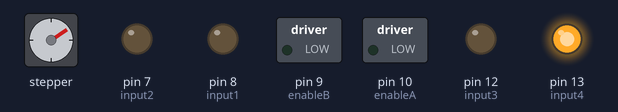
Recording of a sketch running on a simulated Arduino Uno, built with avr-gcc and run on an emulated ATmega328P. On the bench: stepper motor, switched loads named in the sketch (green lamp = pin HIGH), output pins drawn as LEDs (lit = HIGH). Stepper angles assume 200 steps per turn.

Above: at 6.6 s.
Timing chart, 0 to 8.1 s (numbered marks = the images above):
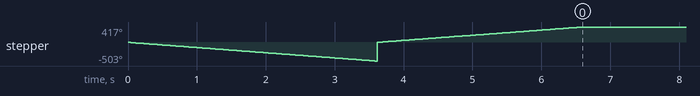

The sketch:

distanceTestArduino.ino
```cpp
#include <AccelStepper.h>

#define dirPin 6
#define stepPin 5
#define motorInterfaceType 1

AccelStepper stepper = AccelStepper(motorInterfaceType, stepPin, dirPin);

//Pins
int calibrationButton = 0;
int buttonPinNo = 2;
int buttonPinYes = 4;
int enableA = 10; //PWM for magnet - 65 pwm is almost neutral
int enableB = 9; //PWM for button LEDS
int input1 = 8; //in for magnet - negative
int input2 = 7; //in for magnet - positive
int input3 = 12; //in for buttqon LED
int input4 = 13; //in for button LED


unsigned long currentMillis = 0;
unsigned long previousMillis = 0;
const long interval = 1000;
const long electro_interval = 5000;
boolean oldSwitchState1 = LOW;
boolean oldSwitchState2 = LOW;

int magDirection = 0;
int steps_map = 0;
int pwmOutput = 0;
int stepsToMove = 0;
boolean yesButton = LOW;
boolean noButton = LOW;
int powerValue = 0;

void setup()
{
  Serial.begin(9600);
  pinMode(buttonPinNo, INPUT);
  pinMode(buttonPinYes, INPUT);
  pinMode(calibrationButton, INPUT);
  pinMode(enableA, OUTPUT);
  pinMode(enableB, OUTPUT);
  pinMode(input1, OUTPUT);
  pinMode(input2, OUTPUT);
  pinMode(input3, OUTPUT);
  pinMode(input4, OUTPUT);

  digitalWrite(input3, LOW);
  digitalWrite(input4, HIGH);
  digitalWrite(input1, LOW);
  digitalWrite(input2, LOW);

  stepper.setMaxSpeed(1000);

  while(stepper.currentPosition() != -280)
    {
      stepper.setSpeed(-80);
      stepper.runSpeed();
    }
  stepper.setCurrentPosition(0);


  while(stepper.currentPosition() != 232)
    {
      stepper.setSpeed(80);
      stepper.runSpeed();
    }

  delay(1000);
}

void loop()
{

}
```
